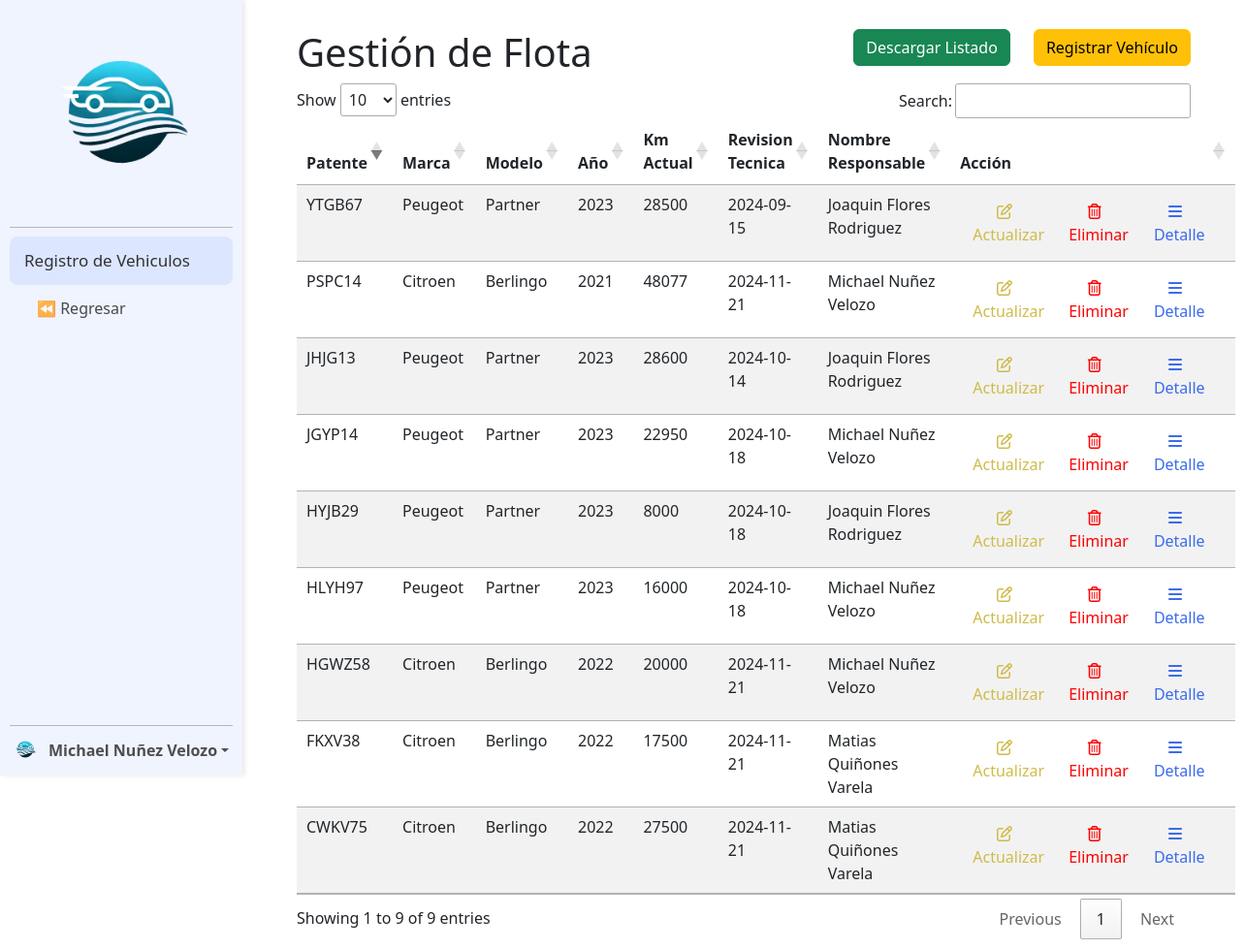
The app's page /Modulo_Flota/registro_vehiculos/vehiculos.php (signed in) with its own data.
### tables this page shows
CREATE TABLE `vehiculo` (
  `patente` varchar(8) NOT NULL,
  `marca` varchar(20) DEFAULT NULL,
  `modelo` varchar(20) DEFAULT NULL,
  `año` int(11) DEFAULT NULL,
  `km_actual` int(11) DEFAULT NULL,
  `fecha_revision_tecnica` date DEFAULT NULL,
  `rut` varchar(15) DEFAULT NULL,
  `activo` varchar(2) DEFAULT NULL,
  PRIMARY KEY (`patente`),
  KEY `fk_vehiculo_usuario` (`rut`),
  CONSTRAINT `fk_vehiculo_usuario` FOREIGN KEY (`rut`) REFERENCES `usuario` (`rut`) ON DELETE SET NULL ON UPDATE CASCADE
);

CREATE TABLE `usuario` (
  `rut` varchar(15) NOT NULL,
  `nombre` varchar(45) DEFAULT NULL,
  `Usuario` varchar(20) DEFAULT NULL,
  `clave` varchar(64) DEFAULT NULL,
  `fecha_ingreso` date DEFAULT NULL,
  `fecha_termino` date DEFAULT NULL,
  `Id_Rol` int(11) DEFAULT NULL,
  `id_cargo` int(11) DEFAULT NULL,
  `supervisor` varchar(15) DEFAULT NULL,
  `activo` varchar(5) DEFAULT NULL,
  PRIMARY KEY (`rut`),
  KEY `fk_usuario_roles` (`Id_Rol`),
  KEY `fk_usuario_cargo` (`id_cargo`),
  CONSTRAINT `fk_usuario_cargo` FOREIGN KEY (`id_cargo`) REFERENCES `cargo` (`id_cargo`) ON DELETE SET NULL ON UPDATE CASCADE,
  CONSTRAINT `fk_usuario_roles` FOREIGN KEY (`Id_Rol`) REFERENCES `roles` (`Id_Rol`) ON DELETE SET NULL ON UPDATE CASCADE
);

### Modulo_Flota/registro_vehiculos/componentes/tabla_vehiculos.php (the view, shortened to what this page needs)
<div class="row">
    <div class="col">
        <h1>Gestión de Flota</h1>
    </div>
    <div class="col-auto">
        <form action="php/excel_vehiculos.php" method="POST">
            <button type="submit" class="btn btn-success">Descargar Listado</button>
        </form>
    </div>
    <div class="col-auto">
        <form action="" method="POST">
            <button type="button" class="btn btn-warning" data-bs-toggle="modal" data-bs-target="#modalAgregarVehiculo">
                Registrar Vehículo
            </button>
        </form>
    </div>
</div>
<?php
$sql_vehiculo = " SELECT v.patente, v.marca, v.modelo, v.año, v.km_actual, v.fecha_revision_tecnica, v.rut, u.nombre, v.activo
FROM vehiculo v
LEFT JOIN usuario u ON v.rut = u.rut
WHERE v.activo = 'si';";
$stmt_vehiculo = $conexion->prepare($sql_vehiculo);
$stmt_vehiculo->execute();
$resultado_vehiculo = $stmt_vehiculo->get_result();
?>
<table id="tabla_vehiculo" class="table table-striped">
    <thead>
        <tr>
            <th style="width: 10%;">Patente</th>
            <th style="width: 10%;">Marca</th>
            <th style="width: 10%;">Modelo</th>
            <th style="width: 10%;">Año</th>
            <th style="width: 10%;">Km Actual</th>
            <th style="width: 10%;">Revision Tecnica</th>
            <th style="width: 10%;">Nombre Responsable</th>
            <th style="width: 10%;">Acción</th>
        </tr>
    </thead>
    <tbody>
        <?php foreach ($resultado_vehiculo as $vehiculo) : ?>
            <tr>
                <td><?= htmlspecialchars($vehiculo['patente']) ?></td>
                <td><?= htmlspecialchars($vehiculo['marca']) ?></td>
                <td><?= htmlspecialchars($vehiculo['modelo']) ?></td>
                <td><?= htmlspecialchars($vehiculo['año']) ?></td>
                <td><?= htmlspecialchars($vehiculo['km_actual']) ?></td>
                <td><?= htmlspecialchars($vehiculo['fecha_revision_tecnica']) ?></td>
                <td><?= htmlspecialchars($vehiculo['nombre']) ?></td>
                <td>
                    <div class="btn-group" role="group">
                        <button class="btn no-colapse" style="color: #cfbb4a" data-bs-toggle="modal" data-bs-target="#modal_actualizar"
                            onclick="completar_datos_modal_actualizar('<?= htmlspecialchars($vehiculo['patente']) ?>', '<?= htmlspecialchars($vehiculo['marca']) ?>', '<?= htmlspecialchars($vehiculo['modelo']) ?>', '<?= htmlspecialchars($vehiculo['año']) ?>', '<?= htmlspecialchars($vehiculo['km_actual']) ?>', '<?= htmlspecialchars($vehiculo['fecha_revision_tecnica']) ?>', '<?= htmlspecialchars($vehiculo['rut']) ?>', '<?= htmlspecialchars($vehiculo['nombre']) ?>' )">
                            <i class="fa-regular fa-pen-to-square"></i>
                            <span class="subrayado">Actualizar</span>
                        </button>
                        <button class="btn no-colapse" style="color: #ff0000" data-bs-toggle="modal" data-bs-target="#modal_eliminar" onclick="completar_datos_modal_eliminar('<?= htmlspecialchars($vehiculo['patente']) ?>')">
                            <i class="fa-regular fa-trash-can"></i>
                            <span class="subrayado">Eliminar</span>
                        </button>
                        <form action="detalle_vehiculo.php" method="GET" class="me-2">
                            <button class="btn no-colapse" style="color: #3b6bee">
                                <i class="fa-solid fa-bars"></i>
                                <span class="subrayado">Detalle</span>
                            </button>
                        </form>
                    </div>
                </td>
            </tr>
        <?php endforeach ?>
    </tbody>
</table>

### records on screen
vehiculo: patente "CWKV75", marca "Citroen", modelo "Berlingo", año "2022", km_actual "27500", fecha_revision_tecnica "2024-11-21", rut.nombre "Matias Quiñones Varela"
vehiculo: patente "FKXV38", marca "Citroen", modelo "Berlingo", año "2022", km_actual "17500", fecha_revision_tecnica "2024-11-21", rut.nombre "Matias Quiñones Varela"
vehiculo: patente "HGWZ58", marca "Citroen", modelo "Berlingo", año "2022", km_actual "20000", fecha_revision_tecnica "2024-11-21", rut.nombre "Michael Nuñez Velozo"
vehiculo: patente "HLYH97", marca "Peugeot", modelo "Partner", año "2023", km_actual "16000", fecha_revision_tecnica "2024-10-18", rut.nombre "Michael Nuñez Velozo"
vehiculo: patente "HYJB29", marca "Peugeot", modelo "Partner", año "2023", km_actual "8000", fecha_revision_tecnica "2024-10-18", rut.nombre "Joaquin Flores Rodriguez"
vehiculo: patente "JGYP14", marca "Peugeot", modelo "Partner", año "2023", km_actual "22950", fecha_revision_tecnica "2024-10-18", rut.nombre "Michael Nuñez Velozo"
vehiculo: patente "JHJG13", marca "Peugeot", modelo "Partner", año "2023", km_actual "28600", fecha_revision_tecnica "2024-10-14", rut.nombre "Joaquin Flores Rodriguez"
vehiculo: patente "PSPC14", marca "Citroen", modelo "Berlingo", año "2021", km_actual "48077", fecha_revision_tecnica "2024-11-21", rut.nombre "Michael Nuñez Velozo"
vehiculo: patente "YTGB67", marca "Peugeot", modelo "Partner", año "2023", km_actual "28500", fecha_revision_tecnica "2024-09-15", rut.nombre "Joaquin Flores Rodriguez"

### other values on screen
$_SESSION['nombre'] "Michael Nuñez Velozo"
